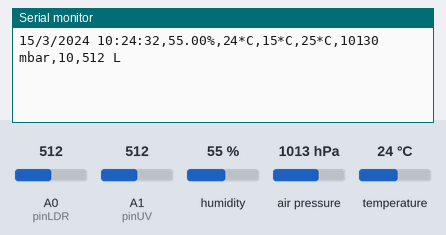
A sketch run on a simulated Arduino Uno, built with avr-gcc and run on an emulated ATmega328P. Parts: the last lines printed to the serial monitor. Inputs (shaded band) come from the test bench; at power-on: humidity 55 %, air pressure 1013 hPa, A0 (pinLDR) = 512, A1 (pinUV) = 512, temperature 24 °C. The local clock reads 2024-03-15 10:24:30 at power-on unless the sketch sets it.

Above: at 3.2 s.
3.3 s: humidity set to 22 %
At 6.3 s:
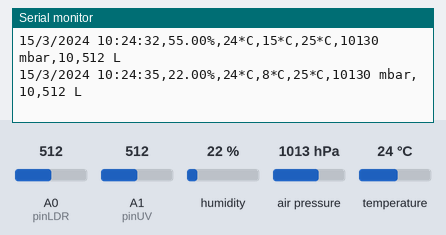
7.1 s: air pressure set to 952 hPa
At 8.4 s:
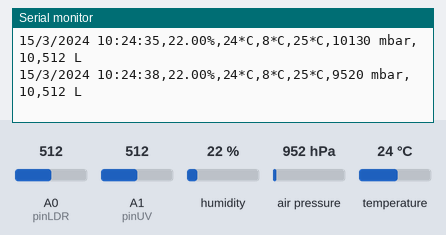
10.9 s: A0 (pinLDR) set to 716
At 11.7 s:
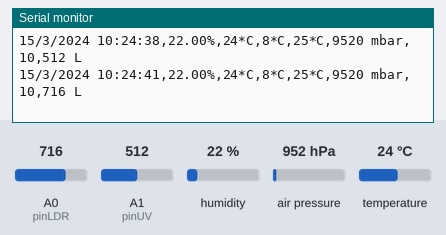
14.7 s: A1 (pinUV) set to 716
At 18.2 s:
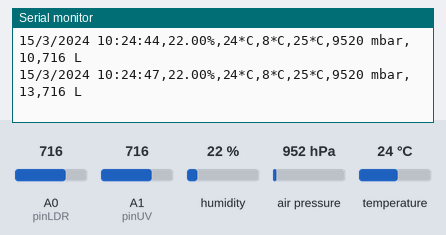
18.5 s: temperature set to 12 °C
At 21.6 s:
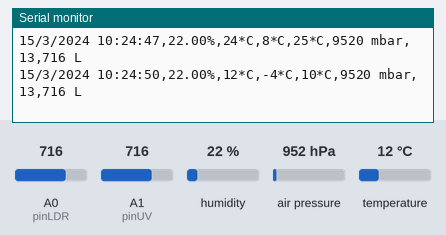
22.3 s: air pressure set to 975 hPa
At 23.7 s:
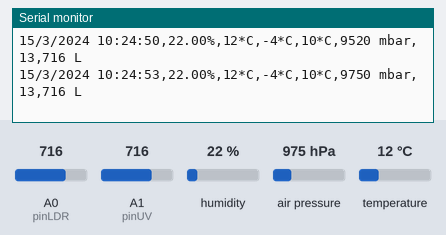
Timing chart, 0 to 25.3 s (numbered marks = the images above; inputs shaded):
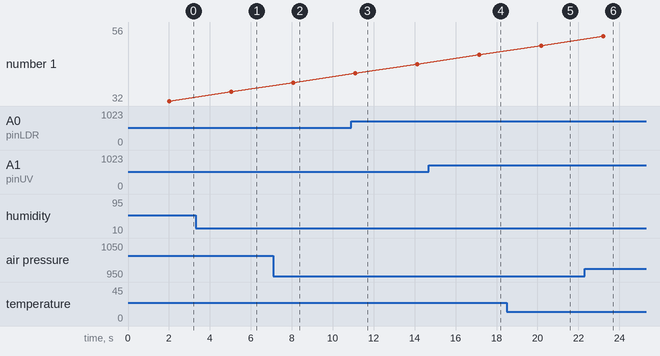

Measured:
- after the input at 3.3 s, the serial monitor: prints a new line after 1.8 s (image 1)
- after the input at 7.1 s, the serial monitor: prints a new line after 0.98 s (image 2)
- after the input at 10.9 s, the serial monitor: prints a new line after 0.21 s (image 3)
- after the input at 14.7 s, the serial monitor: prints a new line after 2.5 s (image 4)
- after the input at 18.5 s, the serial monitor: prints a new line after 1.7 s (image 5)
- after the input at 22.3 s, the serial monitor: prints a new line after 0.92 s (image 6)

The sketch:

Mini_Estacao_CSV.ino
```cpp
/*

  Programa para a mini estação meteorológica usando o Arduino Uno ou Nano, os sensores de Medição de Luz (LDR),
  Umidade com temperatura (DHT11), Pressão Atmosférica (BM_180), Intensidade UV (GUVA-S12SD) e o Relógio (RTC DS1307)
  com suporte a salvar os dados no computador via arquivo CSV.

  Autor: d4nkali
  Data: 22/04/2024

*/

/*

  Localização dos pinos no Arduino:

    Alimentação e Comunicação Serial: USB para o Computador

    LDR Primeira Perna: 5V
    LDR Depois do resistor na segunda perna do LDR: A0
    LDR Segunda perna do resistor: GND

    DHT11 Perna Esquerda(-): GND
    DHT11 Perna do Meio: 5V
    DHT11 Perna Direita(S): A2

    BMP180 VIN: 3V3
    BMP180 GND: GND
    BMP180 SCL: A5
    BMP180 SDA: A4

    GUVA-S12SD VCC: 5V
    GUVA-S12SD GND: GND
    GUVA-S12SD S: A1

    RTC DS1307 ou RTC 3231:

      VCC = 5V
      GND = GND
      SDA = A4 ou SDA
      SCL = A5 ou SCL

  OBS *1: Coloca um resistor ou potenciômetro na segunda perna do LDR.

  OBS *2: Para salvar os dados, precisa conectar a placa no computador e executar o arquivo python.

*/

// Inclusão das bibliotecas

  #include "dht.h"
  #include <Wire.h>
  #include <Adafruit_BMP085.h>
  #include "RTClib.h"

// Definindo os pinos e variáveis

  const int pinLDR = A0, pinUV = A1, pinDHT11 = A2; // Define o LDR no A0, UV no A1 e DHT11 no A2
  float umidade, temp, orvalho, sen_termica, pressao; // Define as variáveis de valores flutuantes
  int valor_uv, inten_uv, luz = 0;  // Define as variáveis de valores inteiros

// Chama a configuração da biblioteca

  dht DHT;
  Adafruit_BMP085 bmp;

// Chama qual modulo vai ser usado

  RTC_DS1307 rtc; // Modulo rtc DS1307
  //RTC_DS3231 rtc; // Modulo rtc DS3132

void setup() {

  Serial.begin(9600); // Inicia a comunicação serial

  if (!bmp.begin()) { //! Se o BMP iniciar, então:

    // Caso não inicie:
    //Serial.println("Não foi possível inicializar o BMP180"); // Imprimir no serial: "Não foi possível inicializar o BMP180"
    while (1); // Trava o programa

  }

  Wire.begin(); // Inicia a comunicação I2C no Arduino
  rtc.begin(); // Inicia o modulo do relógio

  pinMode(pinLDR, INPUT); // Coloca o LDR como entrada
  pinMode(pinUV, INPUT); // Coloca o sensor UV como entrada

  if (! rtc.isrunning()) { //! Se o RTC iniciar, então:

    //Serial.println("O modulo RTC não iniciou corretamente"); // Caso não inicie imprimir no serial: "O modulo RTC não iniciou corretamente"

    rtc.adjust(DateTime(F(__DATE__), F(__TIME__))); // Ajuste automático do RTC

    //rtc.adjust(DateTime(2023, 11, 13, 18, 00, 00)); // Ajuste manual do RTC para a data e hora definida pelo usuário sendo o formato AAAA/MM/DD HH/mm/SS.
    //OBS: Quando for a primeira vez ou quando acabar a bateria, configure o RTC para data e hora atual descomentando a linha; quando terminar comente na linha novamente

  }

  delay(2000); // Aguarda de 2 segundos para carregar as informações

}

void medir_temperatura() { //* Cria uma função para a medição da temperatura, ponto de orvalho e sensação térmica do DHT_11

  umidade = DHT.humidity; // Armazena a umidade na variável "umidade"
  temp = DHT.temperature; // Armazena a temperatura na variável "temp"
  orvalho = temp - (100 - umidade) / 5; // Faz o calculo do Ponto de Orvalho e armazena na variável
  sen_termica = 13.12 + 0.6215 * temp - 11.37 * pow(umidade, 0.16) + 0.3965 * temp * pow(umidade, 0.16); // Calculo da sensação térmica e armazena na variável

}

void medir_pressao() { //* Cria uma função para a medição da pressão atmosférica do BMP_180

  pressao = bmp.readPressure() / 100.0; // Cria a variável pressão e divida por 100 para converter para hPa
  pressao *= 10; // Converter hPa para mbar

}

void medir_uv() { //* Cria uma função para a medição e converção do UV do GUVA-S12SD

  valor_uv = analogRead(pinUV); // Ler o sensor UV e armazena na variável
  inten_uv = map(valor_uv, 0, 1023, 0, 20); // Converter a leitura do sensor para o padrão de medição da OMS

}

void print_serial() { //* Cria a função para imprimir as informações no monitor serial

  DateTime now = rtc.now(); // Ler a hora e a data do modulo para imprimir no serial
  Serial.print(now.day(), DEC); // Imprime o dia
  Serial.print('/'); // Imprime (/)
  Serial.print(now.month(), DEC); // Imprime o mes
  Serial.print('/'); // Imprime (/)
  Serial.print(now.year(), DEC);  // Imprime o ano
  Serial.print(' ');  // Da espaço
  Serial.print(now.hour(), DEC);  // Imprime a hora
  Serial.print(':');  // Imprime (:)
  Serial.print(now.minute(), DEC); // Imprime o minuto
  Serial.print(':'); // Imprime (:)
  Serial.print(now.second(), DEC);  // Imprime os segundos
  Serial.print( "," );

  Serial.print(umidade); // Imprime no monitor o valor de umidade medido
  Serial.print("%"); // Imprime o "%"

  Serial.print(",");
  Serial.print(temp, 0); // Imprime no monitor o valor de temperatura medido e remove a parte decimal
  Serial.print("*C"); // Imprime o "*C"

  Serial.print(",");
  Serial.print(orvalho, 0); // Imprime o valor em "orvalho"
  Serial.print("*C"); // Imprime o "*C"

  Serial.print(",");
  Serial.print(sen_termica, 0); // Imprime a sensação termica
  Serial.print("*C"); // Imprime o "*C"

  Serial.print(",");
  Serial.print(pressao, 0); // Lê as informações da variável "pressao"
  Serial.print(" mbar");  // Imprime o "mbar"

  Serial.print(",");
  Serial.print(inten_uv); // Imprime o valor convertido

  Serial.print(",");
  Serial.print(luz); // Ler e imprime o valor do LDR
  Serial.println(" L"); // Imprime o "L"

  delay(3000); // Aguarda 3 segundos.
  //OBS: Não diminuir esse valor até 2000

}

void loop() {

  luz=analogRead(pinLDR); // Lê as informações do sensor de luminosidade
  DHT.read11(pinDHT11); // Lê as informações do sensor de temperatura

  //* Chama e executa as funções

    medir_temperatura();
    medir_pressao();
    medir_uv();
    print_serial();

}

// FIM!
```
